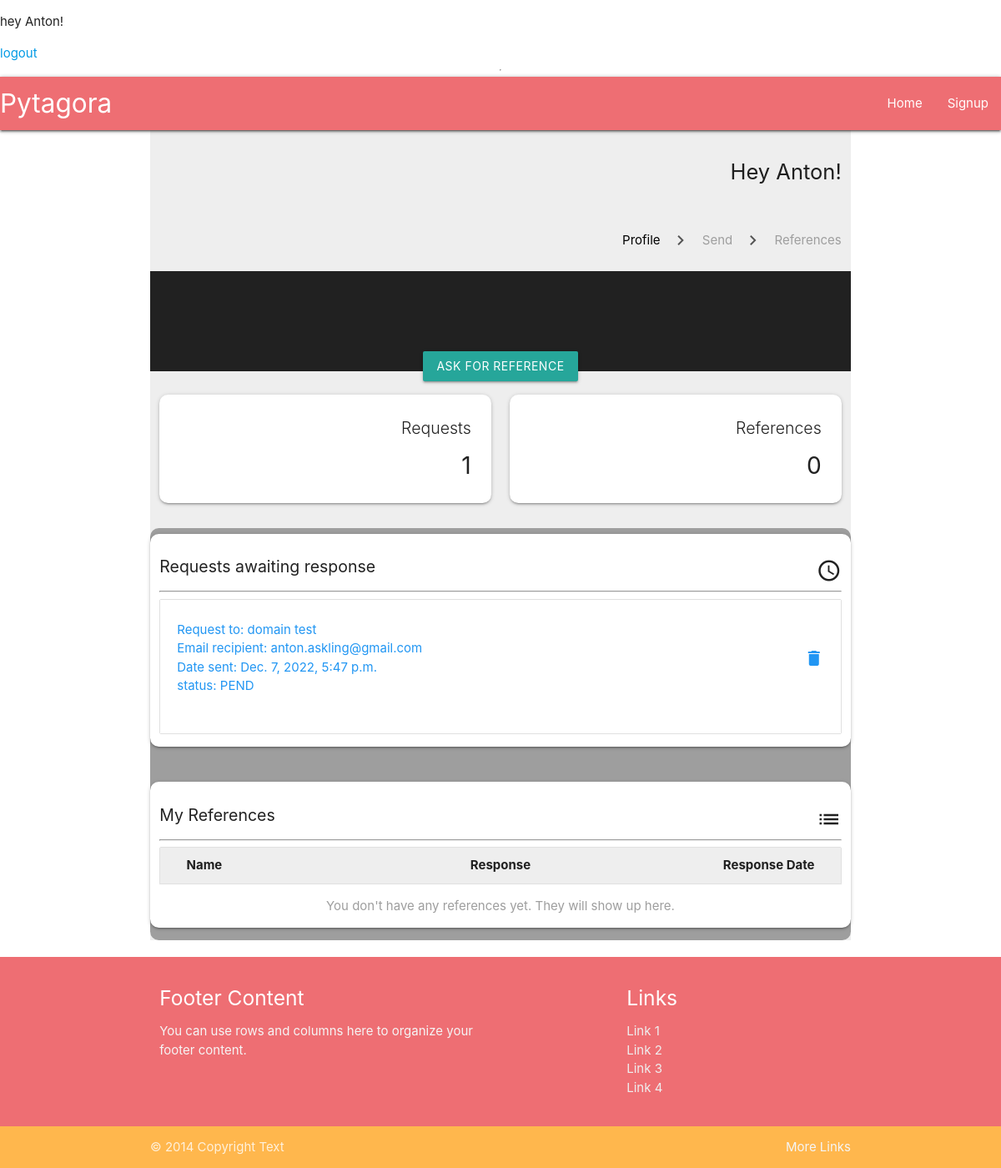
Page /profile/ (signed in) on the earlier database version.
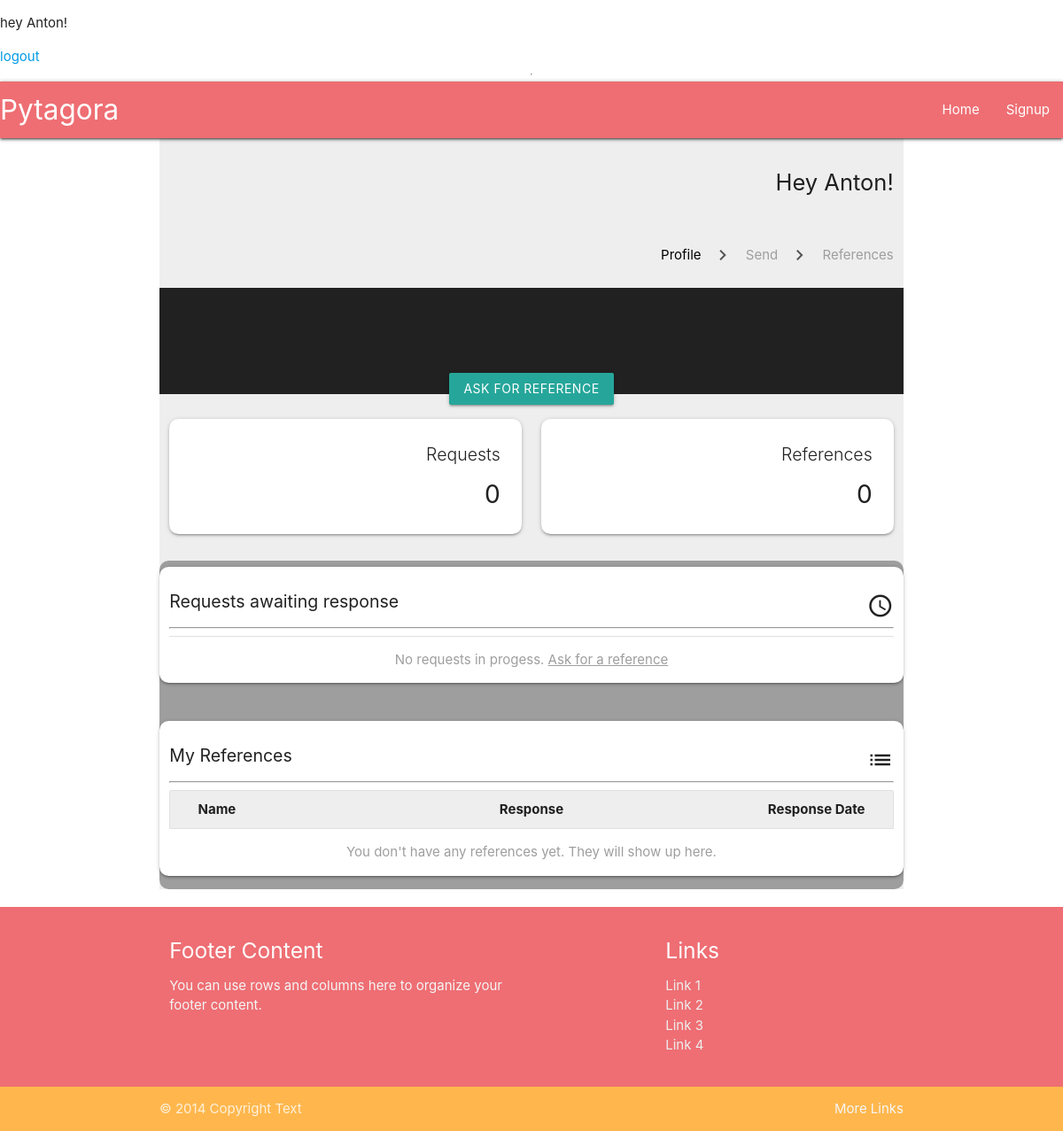
Same page on the later database version.
### core/models.py (models this page shows, shortened)
class User(PermissionsMixin, AbstractBaseUser):
    email = models.EmailField(_("email adress"), max_length=254, unique=True)
    first_name = models.CharField(_("first name"), max_length=50)
    last_name = models.CharField(_("last name"), max_length=50)
    date_joined = models.DateTimeField(_("date joined"), auto_now_add=True)
    last_login = models.DateTimeField(_("last login"), auto_now=True)
    is_active = models.BooleanField(_("active"), default=True)
    is_staff = models.BooleanField(_("staff"), default=True)
    is_recruiter = models.BooleanField(_("recruiter"), default=False)
    objects = UserManager()
    USERNAME_FIELD = "email"
    REQUIRED_FIELDS = []
    class Meta:
        verbose_name = _("user")
        verbose_name_plural = _("user")

### userprofile/models.py (models this page shows, shortened)
class RefRequest(models.Model):
    profile = models.ForeignKey(Profile, verbose_name=_("profile"), on_delete=models.CASCADE)
    company_name = models.CharField(_("company name"), max_length=100, null=True, blank=True)
    company_slug = models.SlugField(_("company_slug"), null=True, blank=True, unique=False, max_length=150)
    date_from = models.DateField( verbose_name=_("date from"))
    date_to = models.DateField(verbose_name=_("date to"))
    to_email = models.EmailField(_("to email"), max_length=254, null=True, blank=True)
    UNINITIATED = "UNIN"
    PENDING = "PEND"
    COMPLETE = "COMP"
    STATUS_CHOICES = [
        (UNINITIATED, "Uninitiated"),
        (PENDING, "Pending"),
        (COMPLETE, "Complete"),
    ]
    status = models.CharField(_("status"), max_length=4, choices=STATUS_CHOICES, default=UNINITIATED,)
    time_sent = models.DateTimeField(_("time_sent"), auto_now_add=True, null=True)
    class Meta:
        verbose_name = "Reference request"
        verbose_name_plural = "Reference requests"

### userprofile/views.py (the view)
# urls.py: path("profile/", TestProfileView.as_view(), name="test_profile"),
class TestProfileView(LoginRequiredMixin, ListView):
    model = Profile
    context_object_name = "profile"
    template_name="userprofile/test_profile.html"
    def get_context_data(self, **kwargs):
        context = super().get_context_data(**kwargs)
        context["profile"] = context["profile"].filter(user=self.request.user)
        context["requests"] = context["profile"][0].refrequest_set.all()
        context["count_requests"] = context["requests"].count()
        print(context["requests"].count())
        context["comp_responses"] = context["profile"][0].refresponse_set.all(
        ).filter(ref_request__status="COMP")
        context["count_responses"] = context["comp_responses"].count()
        context["current_datetime"] = datetime.now().strftime("%Y-%m-%d %H:%M")
        return context

### userprofile/templates/userprofile/test_profile.html (shortened to what this page needs)
{% extends "base.html" %}
{% block content %}
    <div class="container center grey lighten-3">
        <section class="profile-section">
            <div class="heading-row row row-margin-delete">
                <div class="heading-box col s12">
                    <h2 class="hm right">Hey {{ user.first_name }}!</h2>
                </div>
            </div>
            <div class="crumbs-row row">
                <nav class="crumbs-box col s10 m6 right transparent z-depth-0">
                    <div class="nav-wrapper right ">
                          <a  href="#!" class="breadcrumb black-text">Profile</a>
                          <a  href="#!" class="breadcrumb grey-text">Send</a>
                          <a  href="#!" class="breadcrumb grey-text">References</a>
                    </div>
                </nav>
            </div>
            <div class="req-reference-row row">
                <div class="col s12 profilesque-image grey darken-4">
                    <a class="btn" id="req-reference" href="{% url 'send_request' %}">Ask For Reference</a>
                </div>
            </div>
            <div class="counter-row row row-margin-delete">
                <div class="col s6 counter-box">
                    <div class="card right-align rounded">
                        <div class="card-content">
                            <span class="hs card-title"> Requests </span>
                            <span class="xl3">{{ count_requests }}</span>
                        </div>
                    </div>
                </div>
                <div class=" col s6 counter-box">
                    <div class="card right-align rounded">
                        <div class="card-content">
                            <span class="hs card-title"> References </span>
                            <span class="xl3">{{ count_responses }}</span>
                        </div>
                    </div>
                </div>
            </div>
        </section>
        <section class="grey rounded">
            <div class="row">
                <div class="col s12 card-panel rounded left-align">
                    <h3 class="hs">Requests awaiting response <i class="material-icons small right">access_time</i></h3>
                    <hr/>
                    <div class="collection">
                        {% for request in requests %}
                            {% if request.status == "PEND" %}
                            <a class=" collection-item " href="">
                                <div class="row valign-wrapper">
                                    <div class="col s9 content truncate">
                                        <p class="truncate blue-text">
                                            Request to: {{ request.company_name }}<br />
                                            Email recipient: {{ request.to_email }}<br />
                                            Date sent: {{ request.time_sent }} <br />
                                            status: {{ request.status }}
                                        </p>
                                    </div>
                                    <div class="col s3">
                                        <i class="right material-icons blue-text">delete</i>
                                    </div>
                                </div>
                            </a>
                            {% endif %}
                            {% empty %}
                            <div class="col s12 truncate center-align collection-item grey-text">
                                <p>No requests in progess. <a class="grey-text" href="{% url 'send_request' %}"><u>Ask for a reference</u></a></p>
                            </div>
                        {% endfor %}
                    </div>
            </div>
            </div>
            <div class="row">
                <div class="col s12 card-panel rounded left-align">
                    <h3 class="hs">My References <i class="material-icons small right">list</i></h3>
                    <hr/>
                    <div class="collection">
                        <div class="row collection-item reference-collection grey lighten-3">
                            <div class="col s3 truncate left-align bold">Name</div>
                                    <div class="col s6 truncate center-align bold">Response</div>
                                    <div class="col s3 truncate right-align bold">Response Date</div>
                        </div>
                        {% for response in comp_responses %}
                        <a class="row collection-item reference-collection blue-text" href="">
                                <div class="col s3 truncate left-align"> {{ response.get_full_name }}</div>
                                <div class="col s6 truncate center-align">{{ response.elaborate }}</div>
                                <div class="col s3 truncate right-align">{{ response.time_added }}</div>
                        </a>
                        {% empty %}
                        {% if user.date_joined|date:"Y-m-d H:i"  == current_datetime %}
                        <a class="example-reference row collection-item reference-collection blue-text" href="">
                            <div class="col s3 truncate left-align"> Elon Musk</div>
                            <div class="col s6 truncate center-align">He kind of knew what he was doing, and he liked twitter wich was nice.</div>
                            <div class="col s3 truncate right-align">Dec. 12, 1991</div>
                         </a>
                        <div class="col s12 truncate center-align collection-item grey-text">
                             <p>your references show up here, just like an email, click to read more</p>
                         </div>
                         {% else %}
                         <div class="col s12 truncate center-align collection-item grey-text">
                            <p>You don't have any references yet. They will show up here.</p>
                        </div>
                        {% endif %}
                       {% endfor %}
                    </div>
                    </div>
                </div>
            </div>
{% endblock content %}

### userprofile/templates/base.html (shortened to what this page needs)
{% load static %}
<!DOCTYPE html>
<html lang="en">
    <head>
        <link type="text/css"
              rel="stylesheet"
              href="{% static 'materialize/css/materialize.min.css' %}"
              media="screen,projection"/>
        <link rel="stylesheet" href="{% static 'base/css/style.css' %}"/>
    </head>
    <body>
        {% if user.is_authenticated %}
        <p>hey {{ user.first_name }}!</p>
        <a href="{% url 'logout' %}">logout</a>
        {% else %}
        <a href="{% url 'login' %}"> login</a>
        {% endif %}
        <hr />
        <header>
            <nav>
                <div class="nav-wrapper z-depth-1">
                    <a href="{% url 'home' %}" class="brand-logo">Pytagora</a>
                    <ul class="right hide-on-med-and-down">
                        <li>
                            <a href="{% url 'home' %}">Home</a>
                        </li>
                        <li>
                            <a href="{% url 'signup' %}">Signup</a>
                        </li>
                    </ul>
                </div>
            </nav>
        </header>
       <main>
        {% block content %}
        {% endblock content %}
       </main>
        <footer class="page-footer pytagora-orange" >
            <div class="container">
                <div class="row">
                    <div class="col l6 s12">
                        <h5 class="white-text">Footer Content</h5>
                        <p class="grey-text text-lighten-4">You can use rows and columns here to organize your footer content.</p>
                    </div>
                    <div class="col l4 offset-l2 s12">
                        <h5 class="white-text">Links</h5>
                        <ul>
                            <li>
                                <a class="grey-text text-lighten-3" href="#!">Link 1</a>
                            </li>
                            <li>
                                <a class="grey-text text-lighten-3" href="#!">Link 2</a>
                            </li>
                            <li>
                                <a class="grey-text text-lighten-3" href="#!">Link 3</a>
                            </li>
                            <li>
                                <a class="grey-text text-lighten-3" href="#!">Link 4</a>
                            </li>
                        </ul>
                    </div>
                </div>
            </div>
            <div class="footer-copyright orange lighten-2">
                <div class="container">
                    © 2014 Copyright Text
                    <a class="grey-text text-lighten-4 right" href="#!">More Links</a>
                </div>
            </div>
        </footer>
    </body>
</html>

### staticfiles/base/css/style.css (style rules this page uses)
body { display: flex; min-height: 100vh; flex-direction: column; }
main { flex: 1 0 auto; }
header { z-index: 3; }
.bold { font-weight: bold; }
.collection { overflow: visible; }
.rounded { border-radius: .7rem; }
.breadcrumb { font-size: 1rem !important; }
.breadcrumb:before { content: '\E5CC'; color: rgba(17, 17, 17, 0.7); vertical-align: bottom; display: inline-block; font-family: 'Material Icons'; font-weight: normal; font-style: normal; font-size: 2vw; margin: 0 14px 0 8px; -webkit-font-smoothing: antialiased; }
.row-margin-delete { margin-bottom: 1em !important; }
.hm { font-size: 1.7rem !important; }
.hs { font-size: 1.3rem !important; }
.xl3 { font-size: 1.875rem!important; }
.crumbs-row { margin-bottom: 5px; }
.profilesque-image { height:15vh; padding: 0 !important; }
#req-reference { position: relative !important; top: 12vh; z-index: 2; }
.reference-collection { margin-left: 0rem !important; margin-right: 0rem !important; }

Differences in the rows shown:
removed RefRequest: company_name "domain test", to_email "anton.askling@gmail.com", time_sent "Dec. 7, 2022, 5:47 p.m.", status "PEND"
Other differences:
{{ count_requests }}: "1" → "0"
text now shown: "No requests in progess. Ask for a reference"
